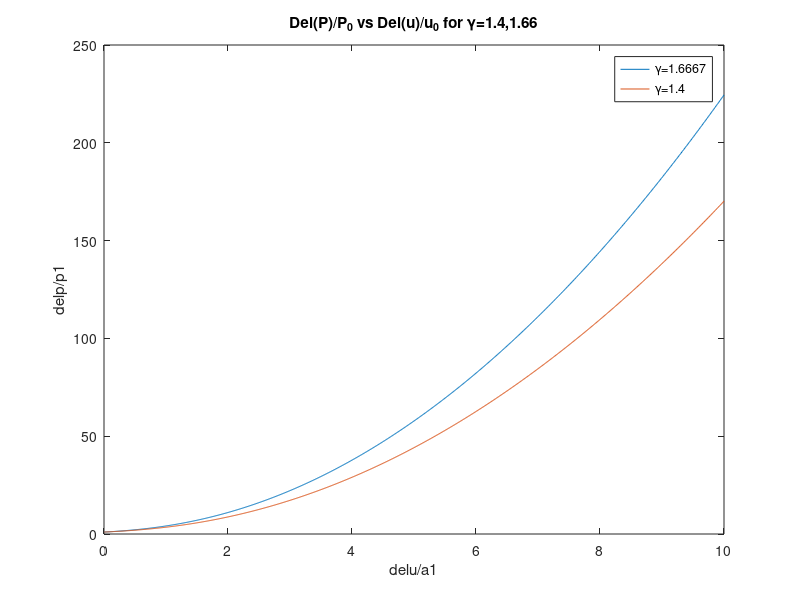

The MATLAB script that drew this image:
clear;
clc; 

Ms=5;
g=[5/3 7/5];
p2_p1=1+(2.*g./(g+1)).*(Ms.^2-1);
 
for g=[5/3 7/5]
    delu_a1_12=linspace(0,10,1000);
    p_p1_12=1+(g.*delu_a1_12).*((g+1)*0.25.*delu_a1_12+sqrt(1+(g+1)^2*0.25^2.*delu_a1_12.^2));
    u_a1_12=delu_a1_12;
    plot(u_a1_12,p_p1_12,'DisplayName',['\gamma=' num2str(g)]);
    hold on
    title('Del(P)/P_0 vs Del(u)/u_0 for \gamma=1.4,1.66');
    xlabel('delu/a1');
    ylabel('delp/p1');
    legend
 end